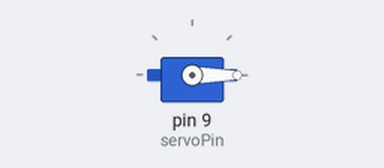
This sketch was run on a simulated Arduino Uno, built with avr-gcc and run on an emulated ATmega328P. Parts: servo. Wiring (inferred from the names in the program): servo: signal pin 9. Servo pulses on a pin are drawn as a servo (544–2400 µs = 0–180°).

Above: at 0.05 s.
At 3.95 s:
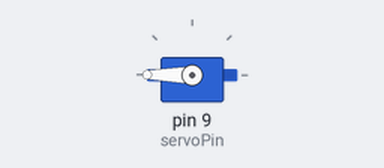
At 5.9 s:
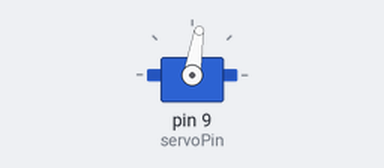
At 7.9 s:
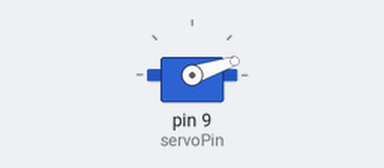
Timing chart, 0 to 14.4 s (numbered marks = the images above):
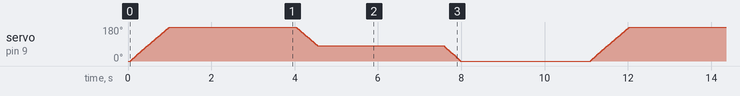

The sketch:

servo_pwm_style.ino
```cpp
// (licence header left out)
/**
 * This sketch controls a servo with manual Pulse-Width Modulation (PWM)
 *
 * To wire this up:
 *   Attach 5v to the red servo wire.
 *   Attach GND to the black servo wire.
 *   Attach pin 9 to the white or yellow servo wire.
 *
 * Pulse with modulation (PWM) controls servos.  For normal servos the
 * HIGH part of the pulse lasts between 500, to 2500 MICRO seconds.
 * The LOW part of the pulse must be 15 to 25 milliseconds in length.
 *
 * For this project I am used a Futaba FP-S148 and according to the specifications
 * 1.52 milliseconds is neutral.
 **/
int servoPin = 9;
int servoPosition = 0;
// Generally speaking the servo range is 500 microseconds to 2500 microseconds.
// I found the range on the servo was greater than 180 degrees.
// Use the position variables to find min and max range.
int position0 = 400;
int position90 = 1400;
int position180 = 2500;
int increment = 50;

void setup() {
  pinMode(servoPin, OUTPUT);
}

void loop() {

  // Rotate counter-clockwise to max limit.
  for (servoPosition = position0; servoPosition <= position180; servoPosition += increment) {
    pulseWidthModulation(servoPin, servoPosition);
  }
  delay(3000);

  // Rotate back to center.
  for (servoPosition = position180; servoPosition >= position90; servoPosition -= increment) {
    pulseWidthModulation(servoPin, servoPosition);
  }
  delay(3000);

  // Rotate clockwise to the min limit.
  for (servoPosition = position90; servoPosition >= position0; servoPosition -= increment) {
    pulseWidthModulation(servoPin, servoPosition);
  }
  delay(3000);
}

void pulseWidthModulation(int pin, int microseconds) {
  digitalWrite(servoPin, HIGH);
  delayMicroseconds(microseconds);
  digitalWrite(servoPin, LOW);
  delay(22); // Delay 22 milliseconds to wait for servo to reach position.
}

// Something I noticed on this program was the servo went "limp" in the long 3 second dealys.
// Every 20 milliseconds (50 times per second) the HIGH pulse must be recieved again or the servo
// will de-energize and not hold its position.
```
